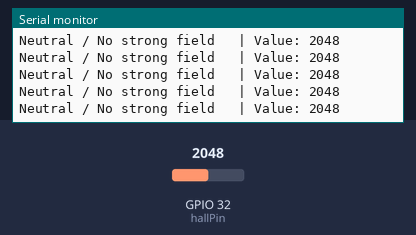
Simulated run of this sketch. Board: ESP32. Parts: the last lines printed to the serial monitor. Inputs (shaded band) come from the test bench; at power-on: GPIO 32 (hallPin) = 2048.

Above: at 1.2 s.
1.3 s: GPIO 32 (hallPin) set to 1859
At 1.56 s:
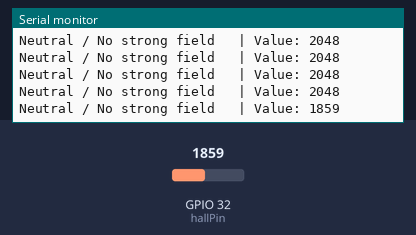
2.8 s: GPIO 32 (hallPin) set to 1773
At 2.96 s:
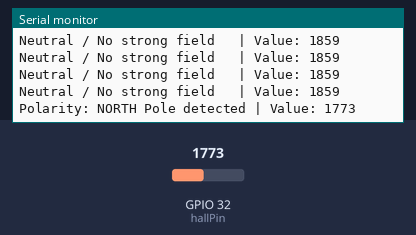

The sketch:

Hall_sensor.ino
```cpp
// Define the analog pin connected to the AO pin of the sensor
const int hallPin = 32;

void setup() {
  Serial.begin(115200);

  // ESP32 analog pins don't strictly require pinMode setup,
  // but it's good practice.
  pinMode(hallPin, INPUT);

  Serial.println("Hall Sensor Polarity Test Started!");
}

void loop() {
  // Read the analog value (0 to 4095)
  int sensorValue = analogRead(hallPin);

  // Create a "deadzone" between 1800 and 2300 to ignore minor noise
  if (sensorValue > 2300) {
    Serial.print("Polarity: SOUTH Pole detected | Value: ");
    Serial.println(sensorValue);
  }
  else if (sensorValue < 1800) {
    Serial.print("Polarity: NORTH Pole detected | Value: ");
    Serial.println(sensorValue);
  }
  else {
    // We are in the deadzone (roughly 2048)
    Serial.print("Neutral / No strong field   | Value: ");
    Serial.println(sensorValue);
  }

  // Wait a bit before reading again so we don't spam the serial monitor
  delay(200);
}
```

Measured:
- the behaviour switches between 1800 and 1799 on GPIO 32 (hallPin) (found by bisection; images 1 and 2)
- after the input at 1.3 s, the serial monitor: prints a new line after 0.10 s (image 1)
- after the input at 2.8 s, the serial monitor: prints a new line at once (image 2)
